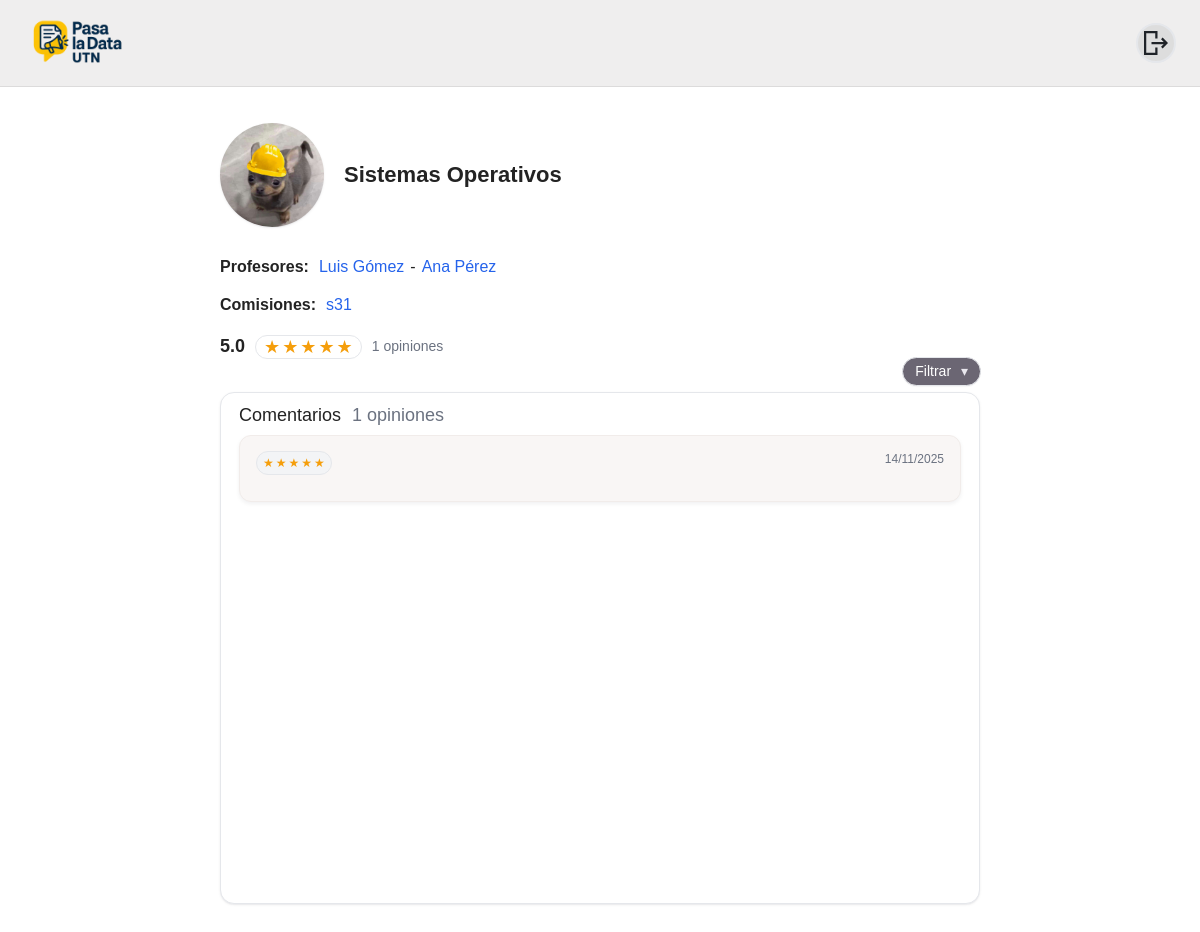
The app's page /academics/materia/2/ (signed in) with its own data.
### academics/models.py (models this page shows, shortened)
class Materia(models.Model):
    nombre = models.CharField(max_length=120, unique=True)
    eliminado = models.BooleanField(default=False)
    departamento = models.ForeignKey(Department, on_delete=models.CASCADE, related_name="materias")
    descripcion = models.TextField(blank=True, null=True)
    icono = models.CharField(max_length=4096, blank=True, null=True)
    imagen = models.ImageField(upload_to="materias/", blank=True, null=True)
    created_at = models.DateTimeField(auto_now_add=True)
    active = models.BooleanField(default=True)
    class Meta:
        ordering = ["nombre"]
        verbose_name = "Materia"

### people/models.py (models this page shows, shortened)
class User(AbstractUser):
    class Role(models.TextChoices):
        ALUMNO = "ALU", "Alumno"
        PROFESOR = "PRO", "Profesor"
        ADMIN = "ADM", "Administrador"
    rol = models.CharField(max_length=3, choices=Role.choices)
    legajo = models.CharField(max_length=20, unique=True, null=True, blank=True)  # solo alumnos
    username = models.CharField(max_length=150, blank=True, default='')
    imagen_perfil = models.ImageField(
        upload_to="profiles/", null=True, blank=True
    )

### academics/views.py (the view)
# urls.py: path("materia/<int:materia_id>/", views.perfil_materia, name="perfil_materia"),
def perfil_materia(request, materia_id: int):
    materia = get_object_or_404(Materia, id=materia_id)
    mcas = (
        MateriaComisionAnio.objects
        .filter(materia_id=materia_id)
        .select_related("comision", "titular", "jtp")
        .order_by("-anio", "comision__nombre")
    )
    profes, seen = [], set()
    for m in mcas:
        for prof in (m.titular, m.jtp):
            if prof and prof.username not in seen:
                profes.append(prof)
                seen.add(prof.username)
    comisiones_qs = (
        mcas.values("comision__id", "comision__nombre")
            .annotate(max_anio=Max("anio"))
            .order_by("comision__nombre")
    )
    comisiones = [
        {"id": row["comision__id"], "nombre": row["comision__nombre"], "anio": row["max_anio"]}
        for row in comisiones_qs
    ]
    order = request.GET.get("order", "desc")
    if order not in ("asc", "desc"):
        order = "desc"
    order_prefix = "" if order == "asc" else "-"
    items_qs = (
        ResenaItem.objects
        .filter(target_type="MATERIA", resena__mca__materia_id=materia_id)
        .order_by(f"{order_prefix}created_at")
    )
    agg = items_qs.aggregate(promedio=Avg("puntuacion"), cantidad=Count("id"))
    promedio = float(agg["promedio"] or 0.0)
    cantidad = int(agg["cantidad"] or 0)
    full_stars = max(0, min(5, int(round(promedio)) if cantidad else 0))
    rating = {
        "score": f"{promedio:.1f}" if cantidad else "—",
        "count_text": _count_text(cantidad),
        "full_stars": full_stars,
    }
    comentarios = [
        {
            "estrellas": int(it.puntuacion or 0),
            "texto": profanity.censor((it.comentario or "").strip()),
            "fecha": localtime(it.created_at).strftime("%d/%m/%Y"),
        }
        for it in items_qs[:50]
    ]
    return render(
        request,
        "academics/perfil_materia.html",
        {
            "materia": materia,
            "profes": profes,
            "comisiones": comisiones,
            "rating": rating,
            "comentarios": comentarios,
            "order": order,
        },
    )

### academics/views.py (called while the page is built)
def _count_text(n: int) -> str:
        return f"{n} opiniones" if n < 1000 else f"{n/1000:.1f} k opiniones"

### academics/templates/academics/perfil_materia.html (shortened to what this page needs)
{% extends "base.html" %}
{% load static %}
{% block extra_head %}
  <link rel="stylesheet" href="{% static 'css/perfiles.css' %}?v={% now 'U' %}">
{% endblock %}
{% block content %}
<div class="pp-container">
  <section class="pp-header">
    <div class="pp-avatar">
      <img src="{% static 'people/inge.jpg' %}" alt="{{ materia.nombre }}">
    </div>
    <div class="pp-headinfo">
      <h1 class="pp-name">{{ materia.nombre }}</h1>
    </div>
    <div class="pp-meta">
      <div class="pp-line">
        <span class="pp-field">Profesores:</span>
        <span class="pp-list">
          {% if profes %}
            {% for p in profes %}
              <a class="pp-link" href="{% url 'people:perfil_profesor' p.username %}">
                {{ p.get_full_name|default:p.username }}
              </a>{% if not forloop.last %} - {% endif %}
            {% endfor %}
          {% else %}
            <span class="pp-empty">Sin asignar</span>
          {% endif %}
        </span>
      </div>
      <div class="pp-line">
        <span class="pp-field">Comisiones:</span>
        <span class="pp-list">
          {% for c in comisiones %}
            <a class="pp-link" href="{% url 'academics:perfil_comision' materia.id c.id c.anio %}">{{ c.nombre }}</a>{% if not forloop.last %}, {% endif %}
            {% empty %}
                <span class="pp-empty">—</span>
            {% endfor %}
        </span>
      </div>
      <div class="pp-rating-row">
        <span class="pp-score">{{ rating.score }}</span>
        <span class="pp-stars-pill">
          <span class="pp-stars" aria-label="rating">
            {% for i in "12345" %}
              {% if forloop.counter <= rating.full_stars %}
                <i>★</i>
              {% else %}
                <i class="off">★</i>
              {% endif %}
            {% endfor %}
          </span>
        </span>
        <span class="pp-opiniones">{{ rating.count_text }}</span>
      </div>
    </div>
  </section>
  <section class="pp-comments">
    <div class="pp-comments-head">
      <h2>Comentarios <span class="pp-count">{{ rating.count_text }}</span></h2>
      <div class="pp-filter-wrap">
        <button class="pp-filter" id="ppFilterBtn" aria-expanded="false">
          Filtrar <span class="caret">▾</span>
        </button>
      </div>
    </div>
    <div class="pp-comments-box">
      {% for c in comentarios %}
        <article class="pp-comment">
          <div class="pp-stars-badge">
            {% for _ in "12345" %}
              {% if forloop.counter <= c.estrellas %}<i>★</i>{% else %}<i class="off">★</i>{% endif %}
            {% endfor %}
          </div>
          <time class="pp-date">{{ c.fecha }}</time>
        </article>
      {% empty %}
        <div class="pp-no-comments">Todavía no hay comentarios.</div>
      {% endfor %}
    </div>
  </section>
</div>
{% endblock %}

### static/css/app.css (style rules this page uses)
html, body { margin: 0; padding: 0; }
:root { --font-ui: "Inter", system-ui, -apple-system, "Segoe UI", Roboto, Helvetica, Arial, sans-serif; }
html { font-family: var(--font-ui) !important; line-height: 1.5; }
body, input, select, textarea, button { font-family: inherit !important; }
*, *::before, *::after { font-kerning: normal; }

### static/css/perfiles.css (style rules this page uses)
:root { --pp-bg:#fff; --pp-text:#232323; --pp-muted:#6b7280; --pp-primary:#2563eb; --pp-star:#f59e0b; --pp-border:#e5e7eb; --pp-chip-bg:#f3f4f6; --pp-soft:#f9f6f5; --pp-soft-border:#f1ecea; --pp-soft-shadow:0 1px 1px rgba(16,24,40,.04),0 1px 3px rgba(16,24,40,.06); --pp-colw:760px; --pp-font: "Static Label Large", sans-serif; --pp-font-size: 16px; }
.pp-container { width:100%; margin:0 0 80px; padding:0 40px; color:var(--pp-text); font-family:var(--pp-font); font-size:var(--pp-font-size); }
.pp-header,.pp-comments { max-width:var(--pp-colw); margin-left:auto; margin-right:auto; }
.pp-header { display:grid; grid-template-columns:104px 1fr; grid-template-rows:auto auto; grid-template-areas:"avatar name" "meta meta"; gap:16px 20px; align-items:start; padding:36px 0 12px; border-bottom:none; }
.pp-avatar { grid-area:avatar; width:104px;height:104px; border-radius:9999px; overflow:hidden; background:#fafafa; box-shadow:var(--pp-soft-shadow); }
.pp-avatar img { width:100%;height:100%;object-fit:cover; }
.pp-headinfo { grid-area:name; align-self:center; }
.pp-name { margin:0; font-size:22px; font-weight:700; }
.pp-meta { grid-area:meta; display:grid; gap:6px; margin-top:8px; }
.pp-line { display:flex; flex-wrap:wrap; gap:6px 10px; align-items:baseline; margin:4px 0; }
.pp-field { font-weight:600; }
.pp-list { display:inline-flex; flex-wrap:wrap; gap:6px; }
.pp-link { color:var(--pp-primary); text-decoration:none; }
.pp-rating-row { display:flex; align-items:center; gap:10px; margin-top:6px; }
.pp-score { font-weight:700; font-size:18px; }
.pp-stars-pill { display:inline-flex; align-items:center; padding:2px 8px; border-radius:999px; border:1px solid var(--pp-border); background:#fff; }
.pp-stars { display:inline-flex; gap:2px; font-size:18px; line-height:1; }
.pp-stars i { color:var(--pp-star); font-style:normal; }
.pp-opiniones { color:var(--pp-muted); font-size:14px; }
.pp-comments { margin-top:20px; position:relative; background:#fff; border:1px solid var(--pp-border); border-radius:14px; box-shadow:var(--pp-soft-shadow); padding:10px 12px 12px; height:64vh; display:flex; flex-direction:column; }
.pp-comments-head { padding:2px 6px 8px; }
.pp-comments-head h2 { margin:0; font-size:18px; }
.pp-count { color:var(--pp-muted); font-weight:500; margin-left:6px; }
.pp-comments-box { flex:1; overflow-y:auto; padding: 0 6px 0; display:flex; flex-direction:column; gap:12px; background:none; border:none; box-shadow:none; }
.pp-comment { position:relative; background:var(--pp-soft); border:1px solid var(--pp-soft-border); border-radius:12px; padding:14px 16px 18px; box-shadow:0 2px 4px rgba(16,24,40,.06); }
.pp-stars-badge { display:inline-flex; gap:2px; font-size:12px; padding:2px 6px; border-radius:999px; background:var(--pp-chip-bg); color:var(--pp-star); border:1px solid var(--pp-border); margin-bottom:8px; }
.pp-stars-badge i { font-style:normal; color:var(--pp-star); }
.pp-date { position:absolute; right:16px; top:14px; color:var(--pp-muted); font-size:12px; }
.pp-filter-wrap { position:absolute; right:-2px; top:-36px; z-index:10; }
.pp-filter { position:relative; appearance:none; border:1px solid var(--pp-border); background:#6b6673; color:#fff; border-radius:999px; padding:6px 12px; font-size:14px; line-height:1.1; box-shadow:0 1px 1px rgba(16,24,40,.04); cursor:pointer; }
.pp-filter .caret { margin-left:6px; color:#e9e7ee; }
:root { --color-promocionada: #6BB9FF; --color-aprobada: #F4C06A; --color-pendientes: #F07557; --donut-border-w: 8; --legend-fs: 12px; --label-fs: 12px; }

### records on screen
Materia: nombre "Sistemas Operativos"
User: get_full_name "Luis Gómez"
User: get_full_name "Ana Pérez"

### other values on screen
{{ c.nombre }} "s31"
{{ rating.score }} "5.0"
{{ rating.count_text }} "1 opiniones"
{{ c.fecha }} "14/11/2025"
